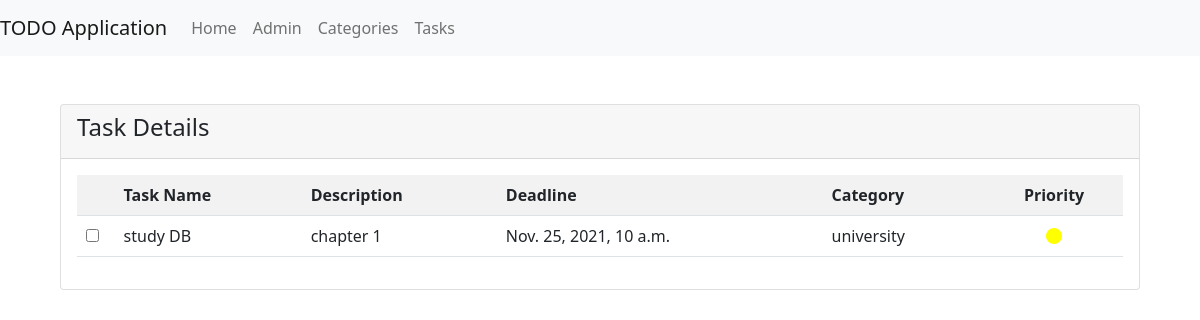
Screenshot of /3/ with the database file from the repository.
### todo/models.py (models this page shows, shortened)
class Task(models.Model):
    PRIORITY_CHOICES = [(3,"Low"), (2,"Medium"), (1,"High")]
    category = models.ForeignKey(Category, on_delete=models.CASCADE)
    title = models.CharField(max_length=30)
    description = models.TextField()
    priority = models.IntegerField(choices=PRIORITY_CHOICES)
    schedule = models.DateTimeField()

class Category(models.Model):
    name = models.CharField(max_length=30)

### todo/views.py (the view)
# urls.py: path('<int:pk>/', TaskDetailView.as_view(), name='task_detail'),
class TaskDetailView(DetailView):
    model = Task

### templates/todo/task_detail.html (shortened to what this page needs)
{% extends 'base.html' %}
{% block navbar %}
    <li class="nav-item">
        <a class="nav-link" href={% url 'index' %}>Home</a>
    </li>
    <li class="nav-item">
        <a class="nav-link" href={% url 'admin:index' %}>Admin</a>
    </li>
    <li class="nav-item">
        <a class="nav-link" href={% url 'categories' %}>Categories</a>
    </li>
    <li class="nav-item">
        <a class="nav-link" href={% url 'tasks' %}>Tasks</a>
    </li>
{% endblock navbar %}
{% block content %}
<div class="container">
    <div class="col-md-12 col-12 col-sm-12">
        <div class="card">
            <div class="card-header">
                <h4>Task Details</h4>
            </div>
            <div class="card-body">
                <div class="table-responsive">
                    <table class="table table-striped">
                        <tbody>
                            <tr>
                                <th class="text-center">
                                </th>
                                <th>Task Name</th>
                                <th>Description</th>
                                <th>Deadline</th>
                                <th>Category</th>
                                <th class="text-center">Priority</th>
                            </tr>
                            <tr>
                                <td class="p-0 text-center align-middle">
                                    <div class="custom-checkbox custom-control">
                                        <input type="checkbox" data-checkboxes="mygroup" class="custom-control-input" id="checkbox-1" wtx-context="238690F1-7C91-4A49-80DB-2B4BCDD828DE">
                                        <label for="checkbox-1" class="custom-control-label">&nbsp;</label>
                                    </div>
                                </td>
                                <td>{{task.title}}</td>
                                <td>{{task.description}}</td>
                                <td>{{task.schedule}}</td>
                                <td class="align-middle">{{task.category.name}}</td>
                                <td class="text-center align-middle">
                                    {% if task.priority != 1 %}
                                        {% if task.priority == 2 %}
                                            <span style="color: Orange;">
                                                <i class="fas fa-circle"></i>
                                            </span>
                                        {% else %}
                                            <span style=" color: Yellow;">
                                                <i class="fas fa-circle"></i>
                                            </span>
                                        {% endif %}
                                    {% else %}
                                        <span style="color: Red;">
                                            <i class="fas fa-circle"></i>
                                        </span>
                                    {% endif %}
                                </td>
                        </tbody>
                    </table>
                </div>
            </div>
        </div>
    </div>
</div>
{% endblock content %}

### rows the page displays
Task: title "study DB", description "chapter 1", schedule "Nov. 25, 2021, 10 a.m.", category.name "university"
